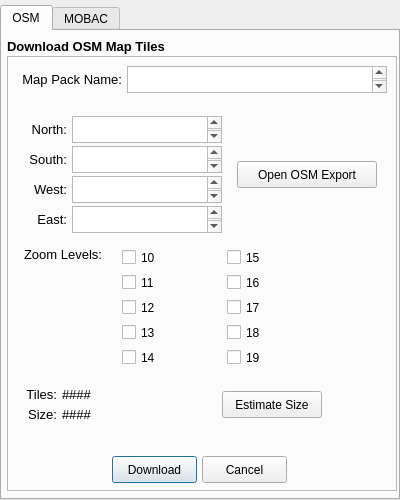
<?xml version="1.0" encoding="UTF-8"?>
<ui version="4.0">
 <class>Dialog_download_map_pack</class>
 <widget class="QDialog" name="Dialog_download_map_pack">
  <property name="geometry">
   <rect>
    <x>0</x>
    <y>0</y>
    <width>400</width>
    <height>500</height>
   </rect>
  </property>
  <property name="windowTitle">
   <string>Download Map Pack</string>
  </property>
  <widget class="QTabWidget" name="tabWidget">
   <property name="geometry">
    <rect>
     <x>0</x>
     <y>5</y>
     <width>400</width>
     <height>495</height>
    </rect>
   </property>
   <property name="currentIndex">
    <number>0</number>
   </property>
   <widget class="QWidget" name="tab">
    <attribute name="title">
     <string>OSM</string>
    </attribute>
    <widget class="QFrame" name="frame1_1">
     <property name="geometry">
      <rect>
       <x>5</x>
       <y>25</y>
       <width>390</width>
       <height>435</height>
      </rect>
     </property>
     <property name="frameShape">
      <enum>QFrame::StyledPanel</enum>
     </property>
     <property name="frameShadow">
      <enum>QFrame::Raised</enum>
     </property>
     <widget class="QPushButton" name="pushButton_download">
      <property name="geometry">
       <rect>
        <x>105</x>
        <y>400</y>
        <width>85</width>
        <height>27</height>
       </rect>
      </property>
      <property name="text">
       <string>Download</string>
      </property>
     </widget>
     <widget class="QPushButton" name="pushButton_cancel">
      <property name="geometry">
       <rect>
        <x>195</x>
        <y>400</y>
        <width>85</width>
        <height>27</height>
       </rect>
      </property>
      <property name="text">
       <string>Cancel</string>
      </property>
     </widget>
     <widget class="QLabel" name="label2_map_pack_name">
      <property name="geometry">
       <rect>
        <x>10</x>
        <y>15</y>
        <width>105</width>
        <height>16</height>
       </rect>
      </property>
      <property name="font">
       <font>
        <pointsize>10</pointsize>
       </font>
      </property>
      <property name="text">
       <string>Map Pack Name:</string>
      </property>
      <property name="alignment">
       <set>Qt::AlignRight|Qt::AlignTrailing|Qt::AlignVCenter</set>
      </property>
     </widget>
     <widget class="QPushButton" name="pushButton_estimate_size">
      <property name="geometry">
       <rect>
        <x>215</x>
        <y>335</y>
        <width>100</width>
        <height>27</height>
       </rect>
      </property>
      <property name="text">
       <string>Estimate Size</string>
      </property>
     </widget>
     <widget class="QPushButton" name="pushButton_open_osm_export">
      <property name="geometry">
       <rect>
        <x>230</x>
        <y>105</y>
        <width>140</width>
        <height>27</height>
       </rect>
      </property>
      <property name="text">
       <string>Open OSM Export</string>
      </property>
     </widget>
     <widget class="QTextEdit" name="textEdit_map_pack_name">
      <property name="geometry">
       <rect>
        <x>120</x>
        <y>10</y>
        <width>260</width>
        <height>27</height>
       </rect>
      </property>
      <property name="font">
       <font>
        <pointsize>11</pointsize>
        <strikeout>false</strikeout>
       </font>
      </property>
      <property name="tabChangesFocus">
       <bool>true</bool>
      </property>
      <property name="html">
       <string>&lt;!DOCTYPE HTML PUBLIC &quot;-//W3C//DTD HTML 4.0//EN&quot; &quot;http://www.w3.org/TR/REC-html40/strict.dtd&quot;&gt;
&lt;html&gt;&lt;head&gt;&lt;meta name=&quot;qrichtext&quot; content=&quot;1&quot; /&gt;&lt;style type=&quot;text/css&quot;&gt;
p, li { white-space: pre-wrap; }
&lt;/style&gt;&lt;/head&gt;&lt;body style=&quot; font-family:'Ubuntu'; font-size:11pt; font-weight:400; font-style:normal;&quot;&gt;
&lt;p style=&quot;-qt-paragraph-type:empty; margin-top:0px; margin-bottom:0px; margin-left:0px; margin-right:0px; -qt-block-indent:0; text-indent:0px;&quot;&gt;&lt;br /&gt;&lt;/p&gt;&lt;/body&gt;&lt;/html&gt;</string>
      </property>
     </widget>
     <widget class="QTextEdit" name="textEdit_north">
      <property name="geometry">
       <rect>
        <x>65</x>
        <y>60</y>
        <width>150</width>
        <height>27</height>
       </rect>
      </property>
      <property name="font">
       <font>
        <pointsize>11</pointsize>
        <strikeout>false</strikeout>
       </font>
      </property>
      <property name="tabChangesFocus">
       <bool>true</bool>
      </property>
      <property name="html">
       <string>&lt;!DOCTYPE HTML PUBLIC &quot;-//W3C//DTD HTML 4.0//EN&quot; &quot;http://www.w3.org/TR/REC-html40/strict.dtd&quot;&gt;
&lt;html&gt;&lt;head&gt;&lt;meta name=&quot;qrichtext&quot; content=&quot;1&quot; /&gt;&lt;style type=&quot;text/css&quot;&gt;
p, li { white-space: pre-wrap; }
&lt;/style&gt;&lt;/head&gt;&lt;body style=&quot; font-family:'Ubuntu'; font-size:11pt; font-weight:400; font-style:normal;&quot;&gt;
&lt;p style=&quot;-qt-paragraph-type:empty; margin-top:0px; margin-bottom:0px; margin-left:0px; margin-right:0px; -qt-block-indent:0; text-indent:0px;&quot;&gt;&lt;br /&gt;&lt;/p&gt;&lt;/body&gt;&lt;/html&gt;</string>
      </property>
     </widget>
     <widget class="QLabel" name="label2_north">
      <property name="geometry">
       <rect>
        <x>10</x>
        <y>65</y>
        <width>50</width>
        <height>16</height>
       </rect>
      </property>
      <property name="font">
       <font>
        <pointsize>10</pointsize>
       </font>
      </property>
      <property name="text">
       <string>North:</string>
      </property>
      <property name="alignment">
       <set>Qt::AlignRight|Qt::AlignTrailing|Qt::AlignVCenter</set>
      </property>
     </widget>
     <widget class="QLabel" name="label2_south">
      <property name="geometry">
       <rect>
        <x>10</x>
        <y>95</y>
        <width>50</width>
        <height>16</height>
       </rect>
      </property>
      <property name="font">
       <font>
        <pointsize>10</pointsize>
       </font>
      </property>
      <property name="text">
       <string>South:</string>
      </property>
      <property name="alignment">
       <set>Qt::AlignRight|Qt::AlignTrailing|Qt::AlignVCenter</set>
      </property>
     </widget>
     <widget class="QTextEdit" name="textEdit_south">
      <property name="geometry">
       <rect>
        <x>65</x>
        <y>90</y>
        <width>150</width>
        <height>27</height>
       </rect>
      </property>
      <property name="font">
       <font>
        <pointsize>11</pointsize>
        <strikeout>false</strikeout>
       </font>
      </property>
      <property name="tabChangesFocus">
       <bool>true</bool>
      </property>
      <property name="html">
       <string>&lt;!DOCTYPE HTML PUBLIC &quot;-//W3C//DTD HTML 4.0//EN&quot; &quot;http://www.w3.org/TR/REC-html40/strict.dtd&quot;&gt;
&lt;html&gt;&lt;head&gt;&lt;meta name=&quot;qrichtext&quot; content=&quot;1&quot; /&gt;&lt;style type=&quot;text/css&quot;&gt;
p, li { white-space: pre-wrap; }
&lt;/style&gt;&lt;/head&gt;&lt;body style=&quot; font-family:'Ubuntu'; font-size:11pt; font-weight:400; font-style:normal;&quot;&gt;
&lt;p style=&quot;-qt-paragraph-type:empty; margin-top:0px; margin-bottom:0px; margin-left:0px; margin-right:0px; -qt-block-indent:0; text-indent:0px;&quot;&gt;&lt;br /&gt;&lt;/p&gt;&lt;/body&gt;&lt;/html&gt;</string>
      </property>
     </widget>
     <widget class="QLabel" name="label2_west">
      <property name="geometry">
       <rect>
        <x>10</x>
        <y>125</y>
        <width>50</width>
        <height>16</height>
       </rect>
      </property>
      <property name="font">
       <font>
        <pointsize>10</pointsize>
       </font>
      </property>
      <property name="text">
       <string>West:</string>
      </property>
      <property name="alignment">
       <set>Qt::AlignRight|Qt::AlignTrailing|Qt::AlignVCenter</set>
      </property>
     </widget>
     <widget class="QTextEdit" name="textEdit_west">
      <property name="geometry">
       <rect>
        <x>65</x>
        <y>120</y>
        <width>150</width>
        <height>27</height>
       </rect>
      </property>
      <property name="font">
       <font>
        <pointsize>11</pointsize>
        <strikeout>false</strikeout>
       </font>
      </property>
      <property name="tabChangesFocus">
       <bool>true</bool>
      </property>
      <property name="html">
       <string>&lt;!DOCTYPE HTML PUBLIC &quot;-//W3C//DTD HTML 4.0//EN&quot; &quot;http://www.w3.org/TR/REC-html40/strict.dtd&quot;&gt;
&lt;html&gt;&lt;head&gt;&lt;meta name=&quot;qrichtext&quot; content=&quot;1&quot; /&gt;&lt;style type=&quot;text/css&quot;&gt;
p, li { white-space: pre-wrap; }
&lt;/style&gt;&lt;/head&gt;&lt;body style=&quot; font-family:'Ubuntu'; font-size:11pt; font-weight:400; font-style:normal;&quot;&gt;
&lt;p style=&quot;-qt-paragraph-type:empty; margin-top:0px; margin-bottom:0px; margin-left:0px; margin-right:0px; -qt-block-indent:0; text-indent:0px;&quot;&gt;&lt;br /&gt;&lt;/p&gt;&lt;/body&gt;&lt;/html&gt;</string>
      </property>
     </widget>
     <widget class="QLabel" name="label2_east">
      <property name="geometry">
       <rect>
        <x>10</x>
        <y>155</y>
        <width>50</width>
        <height>16</height>
       </rect>
      </property>
      <property name="font">
       <font>
        <pointsize>10</pointsize>
       </font>
      </property>
      <property name="text">
       <string>East:</string>
      </property>
      <property name="alignment">
       <set>Qt::AlignRight|Qt::AlignTrailing|Qt::AlignVCenter</set>
      </property>
     </widget>
     <widget class="QTextEdit" name="textEdit_east">
      <property name="geometry">
       <rect>
        <x>65</x>
        <y>150</y>
        <width>150</width>
        <height>27</height>
       </rect>
      </property>
      <property name="font">
       <font>
        <pointsize>11</pointsize>
        <strikeout>false</strikeout>
       </font>
      </property>
      <property name="tabChangesFocus">
       <bool>true</bool>
      </property>
      <property name="html">
       <string>&lt;!DOCTYPE HTML PUBLIC &quot;-//W3C//DTD HTML 4.0//EN&quot; &quot;http://www.w3.org/TR/REC-html40/strict.dtd&quot;&gt;
&lt;html&gt;&lt;head&gt;&lt;meta name=&quot;qrichtext&quot; content=&quot;1&quot; /&gt;&lt;style type=&quot;text/css&quot;&gt;
p, li { white-space: pre-wrap; }
&lt;/style&gt;&lt;/head&gt;&lt;body style=&quot; font-family:'Ubuntu'; font-size:11pt; font-weight:400; font-style:normal;&quot;&gt;
&lt;p style=&quot;-qt-paragraph-type:empty; margin-top:0px; margin-bottom:0px; margin-left:0px; margin-right:0px; -qt-block-indent:0; text-indent:0px;&quot;&gt;&lt;br /&gt;&lt;/p&gt;&lt;/body&gt;&lt;/html&gt;</string>
      </property>
     </widget>
     <widget class="QLabel" name="label2_zoom_levels">
      <property name="geometry">
       <rect>
        <x>10</x>
        <y>190</y>
        <width>85</width>
        <height>16</height>
       </rect>
      </property>
      <property name="font">
       <font>
        <pointsize>10</pointsize>
       </font>
      </property>
      <property name="text">
       <string>Zoom Levels:</string>
      </property>
      <property name="alignment">
       <set>Qt::AlignRight|Qt::AlignTrailing|Qt::AlignVCenter</set>
      </property>
     </widget>
     <widget class="QCheckBox" name="checkBox_zoom10">
      <property name="geometry">
       <rect>
        <x>115</x>
        <y>190</y>
        <width>92</width>
        <height>23</height>
       </rect>
      </property>
      <property name="text">
       <string>10</string>
      </property>
     </widget>
     <widget class="QCheckBox" name="checkBox_zoom11">
      <property name="geometry">
       <rect>
        <x>115</x>
        <y>215</y>
        <width>92</width>
        <height>23</height>
       </rect>
      </property>
      <property name="text">
       <string>11</string>
      </property>
     </widget>
     <widget class="QCheckBox" name="checkBox_zoom12">
      <property name="geometry">
       <rect>
        <x>115</x>
        <y>240</y>
        <width>92</width>
        <height>23</height>
       </rect>
      </property>
      <property name="text">
       <string>12</string>
      </property>
     </widget>
     <widget class="QCheckBox" name="checkBox_zoom13">
      <property name="geometry">
       <rect>
        <x>115</x>
        <y>265</y>
        <width>92</width>
        <height>23</height>
       </rect>
      </property>
      <property name="text">
       <string>13</string>
      </property>
     </widget>
     <widget class="QCheckBox" name="checkBox_zoom14">
      <property name="geometry">
       <rect>
        <x>115</x>
        <y>290</y>
        <width>92</width>
        <height>23</height>
       </rect>
      </property>
      <property name="text">
       <string>14</string>
      </property>
     </widget>
     <widget class="QCheckBox" name="checkBox_zoom15">
      <property name="geometry">
       <rect>
        <x>220</x>
        <y>190</y>
        <width>92</width>
        <height>23</height>
       </rect>
      </property>
      <property name="text">
       <string>15</string>
      </property>
     </widget>
     <widget class="QLabel" name="label2_1">
      <property name="geometry">
       <rect>
        <x>10</x>
        <y>330</y>
        <width>40</width>
        <height>16</height>
       </rect>
      </property>
      <property name="font">
       <font>
        <pointsize>10</pointsize>
       </font>
      </property>
      <property name="text">
       <string>Tiles:</string>
      </property>
      <property name="alignment">
       <set>Qt::AlignRight|Qt::AlignTrailing|Qt::AlignVCenter</set>
      </property>
     </widget>
     <widget class="QLabel" name="label2_2">
      <property name="geometry">
       <rect>
        <x>10</x>
        <y>350</y>
        <width>40</width>
        <height>16</height>
       </rect>
      </property>
      <property name="font">
       <font>
        <pointsize>10</pointsize>
       </font>
      </property>
      <property name="text">
       <string>Size:</string>
      </property>
      <property name="alignment">
       <set>Qt::AlignRight|Qt::AlignTrailing|Qt::AlignVCenter</set>
      </property>
     </widget>
     <widget class="QLabel" name="label2_tiles">
      <property name="geometry">
       <rect>
        <x>55</x>
        <y>330</y>
        <width>150</width>
        <height>16</height>
       </rect>
      </property>
      <property name="font">
       <font>
        <pointsize>10</pointsize>
       </font>
      </property>
      <property name="text">
       <string>####</string>
      </property>
     </widget>
     <widget class="QLabel" name="label2_size">
      <property name="geometry">
       <rect>
        <x>55</x>
        <y>350</y>
        <width>150</width>
        <height>16</height>
       </rect>
      </property>
      <property name="font">
       <font>
        <pointsize>10</pointsize>
       </font>
      </property>
      <property name="text">
       <string>####</string>
      </property>
     </widget>
     <widget class="QCheckBox" name="checkBox_zoom16">
      <property name="geometry">
       <rect>
        <x>220</x>
        <y>215</y>
        <width>92</width>
        <height>23</height>
       </rect>
      </property>
      <property name="text">
       <string>16</string>
      </property>
     </widget>
     <widget class="QCheckBox" name="checkBox_zoom17">
      <property name="geometry">
       <rect>
        <x>220</x>
        <y>240</y>
        <width>92</width>
        <height>23</height>
       </rect>
      </property>
      <property name="text">
       <string>17</string>
      </property>
     </widget>
     <widget class="QCheckBox" name="checkBox_zoom18">
      <property name="geometry">
       <rect>
        <x>220</x>
        <y>265</y>
        <width>92</width>
        <height>23</height>
       </rect>
      </property>
      <property name="text">
       <string>18</string>
      </property>
     </widget>
     <widget class="QCheckBox" name="checkBox_zoom19">
      <property name="geometry">
       <rect>
        <x>220</x>
        <y>290</y>
        <width>92</width>
        <height>23</height>
       </rect>
      </property>
      <property name="text">
       <string>19</string>
      </property>
     </widget>
    </widget>
    <widget class="QLabel" name="label1_1">
     <property name="geometry">
      <rect>
       <x>5</x>
       <y>5</y>
       <width>390</width>
       <height>20</height>
      </rect>
     </property>
     <property name="maximumSize">
      <size>
       <width>16777215</width>
       <height>16777215</height>
      </size>
     </property>
     <property name="font">
      <font>
       <family>Ubuntu</family>
       <pointsize>10</pointsize>
       <weight>75</weight>
       <italic>false</italic>
       <bold>true</bold>
      </font>
     </property>
     <property name="text">
      <string>Download OSM Map Tiles</string>
     </property>
    </widget>
   </widget>
   <widget class="QWidget" name="tab_2">
    <attribute name="title">
     <string>MOBAC</string>
    </attribute>
    <widget class="QLabel" name="label1_2">
     <property name="geometry">
      <rect>
       <x>5</x>
       <y>5</y>
       <width>389</width>
       <height>20</height>
      </rect>
     </property>
     <property name="maximumSize">
      <size>
       <width>16777215</width>
       <height>16777215</height>
      </size>
     </property>
     <property name="font">
      <font>
       <family>Ubuntu</family>
       <pointsize>10</pointsize>
       <weight>75</weight>
       <italic>false</italic>
       <bold>true</bold>
      </font>
     </property>
     <property name="text">
      <string>Mobile Atlas Creator</string>
     </property>
    </widget>
    <widget class="QFrame" name="frame1_2">
     <property name="geometry">
      <rect>
       <x>5</x>
       <y>25</y>
       <width>389</width>
       <height>435</height>
      </rect>
     </property>
     <property name="frameShape">
      <enum>QFrame::StyledPanel</enum>
     </property>
     <property name="frameShadow">
      <enum>QFrame::Raised</enum>
     </property>
     <widget class="QPushButton" name="pushButton_mobac_ok">
      <property name="geometry">
       <rect>
        <x>150</x>
        <y>400</y>
        <width>85</width>
        <height>27</height>
       </rect>
      </property>
      <property name="text">
       <string>OK</string>
      </property>
     </widget>
     <widget class="QLabel" name="label2_3">
      <property name="geometry">
       <rect>
        <x>5</x>
        <y>10</y>
        <width>375</width>
        <height>16</height>
       </rect>
      </property>
      <property name="font">
       <font>
        <pointsize>10</pointsize>
       </font>
      </property>
      <property name="text">
       <string>1. Download MOBAC: https://sourceforge.net/projects/mobac/</string>
      </property>
      <property name="alignment">
       <set>Qt::AlignLeading|Qt::AlignLeft|Qt::AlignVCenter</set>
      </property>
     </widget>
     <widget class="QPushButton" name="pushButton_mobac_refresh">
      <property name="geometry">
       <rect>
        <x>310</x>
        <y>305</y>
        <width>70</width>
        <height>27</height>
       </rect>
      </property>
      <property name="text">
       <string>Refresh</string>
      </property>
     </widget>
     <widget class="QPushButton" name="pushButton_mobac_generate_manifest">
      <property name="geometry">
       <rect>
        <x>120</x>
        <y>340</y>
        <width>140</width>
        <height>27</height>
       </rect>
      </property>
      <property name="text">
       <string>Generate Manifest</string>
      </property>
     </widget>
     <widget class="QLabel" name="label2_14">
      <property name="geometry">
       <rect>
        <x>5</x>
        <y>310</y>
        <width>65</width>
        <height>16</height>
       </rect>
      </property>
      <property name="font">
       <font>
        <pointsize>10</pointsize>
       </font>
      </property>
      <property name="text">
       <string>Map Pack:</string>
      </property>
      <property name="alignment">
       <set>Qt::AlignRight|Qt::AlignTrailing|Qt::AlignVCenter</set>
      </property>
     </widget>
     <widget class="QLabel" name="label2_4">
      <property name="geometry">
       <rect>
        <x>5</x>
        <y>30</y>
        <width>380</width>
        <height>16</height>
       </rect>
      </property>
      <property name="font">
       <font>
        <pointsize>10</pointsize>
       </font>
      </property>
      <property name="text">
       <string>2. Run: java -jar &quot;Mobile_Atlas_Creator.jar&quot;</string>
      </property>
      <property name="alignment">
       <set>Qt::AlignLeading|Qt::AlignLeft|Qt::AlignVCenter</set>
      </property>
     </widget>
     <widget class="QLabel" name="label2_5">
      <property name="geometry">
       <rect>
        <x>5</x>
        <y>50</y>
        <width>380</width>
        <height>16</height>
       </rect>
      </property>
      <property name="font">
       <font>
        <pointsize>10</pointsize>
       </font>
      </property>
      <property name="text">
       <string>3. Choose &quot;OSMTracker tile storage&quot;</string>
      </property>
      <property name="alignment">
       <set>Qt::AlignLeading|Qt::AlignLeft|Qt::AlignVCenter</set>
      </property>
     </widget>
     <widget class="QLabel" name="label2_6">
      <property name="geometry">
       <rect>
        <x>5</x>
        <y>70</y>
        <width>380</width>
        <height>16</height>
       </rect>
      </property>
      <property name="font">
       <font>
        <pointsize>10</pointsize>
       </font>
      </property>
      <property name="text">
       <string>4. Select Map Source</string>
      </property>
      <property name="alignment">
       <set>Qt::AlignLeading|Qt::AlignLeft|Qt::AlignVCenter</set>
      </property>
     </widget>
     <widget class="QLabel" name="label2_7">
      <property name="geometry">
       <rect>
        <x>5</x>
        <y>90</y>
        <width>380</width>
        <height>16</height>
       </rect>
      </property>
      <property name="font">
       <font>
        <pointsize>10</pointsize>
       </font>
      </property>
      <property name="text">
       <string>5. Draw bounds on map</string>
      </property>
      <property name="alignment">
       <set>Qt::AlignLeading|Qt::AlignLeft|Qt::AlignVCenter</set>
      </property>
     </widget>
     <widget class="QLabel" name="label2_8">
      <property name="geometry">
       <rect>
        <x>5</x>
        <y>110</y>
        <width>380</width>
        <height>16</height>
       </rect>
      </property>
      <property name="font">
       <font>
        <pointsize>10</pointsize>
       </font>
      </property>
      <property name="text">
       <string>6. Select Zoom Levels</string>
      </property>
      <property name="alignment">
       <set>Qt::AlignLeading|Qt::AlignLeft|Qt::AlignVCenter</set>
      </property>
     </widget>
     <widget class="QLabel" name="label2_9">
      <property name="geometry">
       <rect>
        <x>5</x>
        <y>130</y>
        <width>380</width>
        <height>16</height>
       </rect>
      </property>
      <property name="font">
       <font>
        <pointsize>10</pointsize>
       </font>
      </property>
      <property name="text">
       <string>7. Click &quot;Add selection&quot; under Atlas Content</string>
      </property>
      <property name="alignment">
       <set>Qt::AlignLeading|Qt::AlignLeft|Qt::AlignVCenter</set>
      </property>
     </widget>
     <widget class="QLabel" name="label2_10">
      <property name="geometry">
       <rect>
        <x>5</x>
        <y>150</y>
        <width>380</width>
        <height>16</height>
       </rect>
      </property>
      <property name="font">
       <font>
        <pointsize>10</pointsize>
       </font>
      </property>
      <property name="text">
       <string>8. Select Atlas&gt;Create Atlas in menu</string>
      </property>
      <property name="alignment">
       <set>Qt::AlignLeading|Qt::AlignLeft|Qt::AlignVCenter</set>
      </property>
     </widget>
     <widget class="QLabel" name="label2_11">
      <property name="geometry">
       <rect>
        <x>5</x>
        <y>170</y>
        <width>380</width>
        <height>16</height>
       </rect>
      </property>
      <property name="font">
       <font>
        <pointsize>10</pointsize>
       </font>
      </property>
      <property name="text">
       <string>9. Click &quot;Open Atlas folder&quot;</string>
      </property>
      <property name="alignment">
       <set>Qt::AlignLeading|Qt::AlignLeft|Qt::AlignVCenter</set>
      </property>
     </widget>
     <widget class="QLabel" name="label2_12">
      <property name="geometry">
       <rect>
        <x>5</x>
        <y>190</y>
        <width>380</width>
        <height>32</height>
       </rect>
      </property>
      <property name="font">
       <font>
        <pointsize>10</pointsize>
       </font>
      </property>
      <property name="text">
       <string>10. Copy numbered folders into:
        /FISSURE/map_data/&lt;map_pack_name&gt;/tiles</string>
      </property>
      <property name="alignment">
       <set>Qt::AlignLeading|Qt::AlignLeft|Qt::AlignTop</set>
      </property>
      <property name="wordWrap">
       <bool>true</bool>
      </property>
     </widget>
     <widget class="QLabel" name="label2_13">
      <property name="geometry">
       <rect>
        <x>5</x>
        <y>225</y>
        <width>380</width>
        <height>16</height>
       </rect>
      </property>
      <property name="font">
       <font>
        <pointsize>10</pointsize>
       </font>
      </property>
      <property name="text">
       <string>11. Select map pack folder. Generate manifest.</string>
      </property>
      <property name="alignment">
       <set>Qt::AlignLeading|Qt::AlignLeft|Qt::AlignVCenter</set>
      </property>
     </widget>
     <widget class="QComboBox" name="comboBox_mobac_map_pack">
      <property name="geometry">
       <rect>
        <x>75</x>
        <y>306</y>
        <width>230</width>
        <height>25</height>
       </rect>
      </property>
     </widget>
     <widget class="QPushButton" name="pushButton_mobac_open_mobac">
      <property name="geometry">
       <rect>
        <x>45</x>
        <y>270</y>
        <width>140</width>
        <height>27</height>
       </rect>
      </property>
      <property name="text">
       <string>Open MOBAC</string>
      </property>
     </widget>
     <widget class="QPushButton" name="pushButton_mobac_map_pack_folder">
      <property name="geometry">
       <rect>
        <x>195</x>
        <y>270</y>
        <width>140</width>
        <height>27</height>
       </rect>
      </property>
      <property name="text">
       <string>Map Pack Folder</string>
      </property>
     </widget>
    </widget>
   </widget>
  </widget>
 </widget>
 <resources/>
 <connections/>
</ui>
